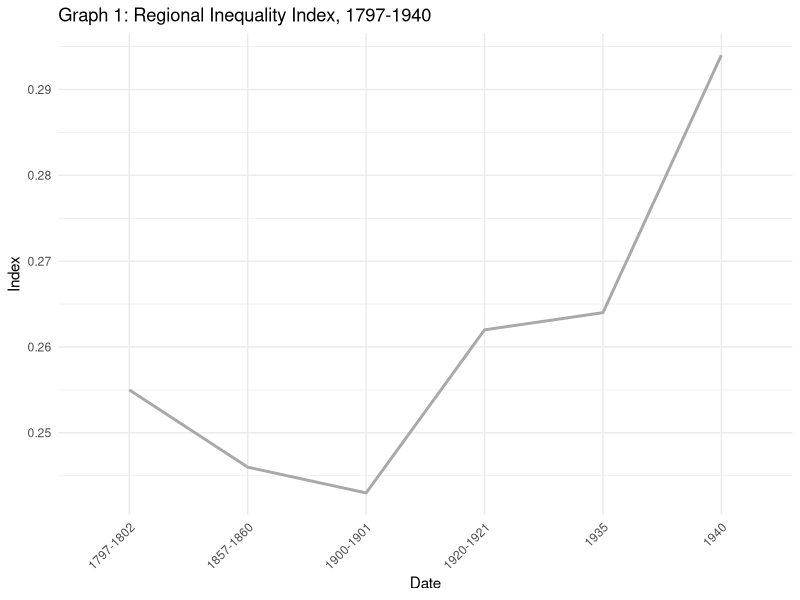
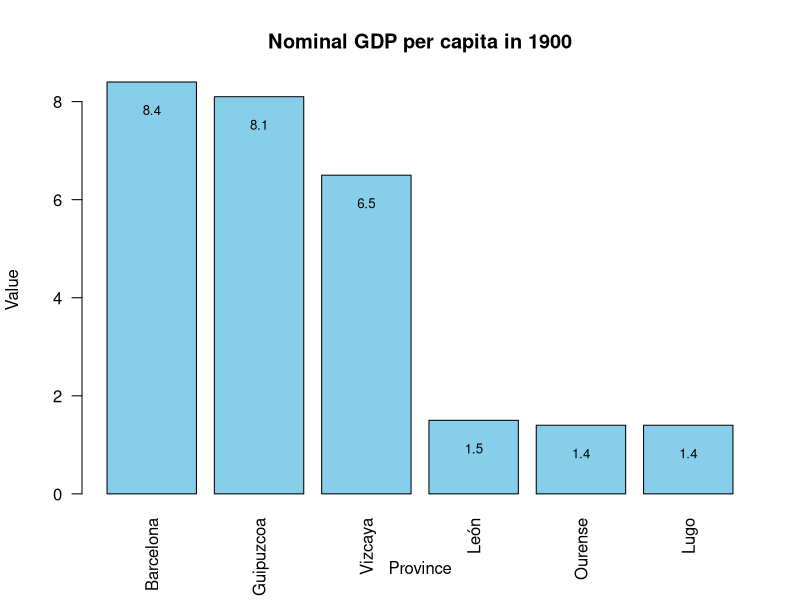

Write R code to recreate these figures, in order.
## ---- chunk 1
library(ggplot2)
años <- c("1797-1802", "1857-1860", "1900-1901", "1920-1921", "1935", "1940")
valores <- c(0.255, 0.246, 0.243, 0.262, 0.264, 0.294)

# Crear el dataframe
df <- data.frame(Años = factor(años), Valores = valores)

# Crear el gráfico de línea
ggplot(df, aes(x = Años, y = Valores, group = 1)) +  # Agregar group = 1 para líneas con variables categóricas
  geom_line(color = "darkgray", linewidth = 1) +  # Gráfico de línea
  labs(title = "Graph 1: Regional Inequality Index, 1797-1940",
       x = "Date",
       y = "Index") +
  theme_minimal() +
  theme(axis.text.x = element_text(angle = 45, hjust = 1))
## ---- chunk 2
ciudades <- c("Barcelona", "Guipuzcoa", "Vizcaya", "León", "Ourense", "Lugo")
valores1 <- c(8.4, 8.1, 6.5, 1.5, 1.4, 1.4)

# Crear el dataframe
df1 <- data.frame(ciudades = ciudades, Valores = valores1)

bp <- barplot(df1$Valores, 
        names.arg = df1$ciudades, 
        col = "skyblue", 
        main = "Nominal GDP per capita in 1900", 
        xlab = "Province", 
        ylab = "Value", 
        las = 2)

# Ajustar los márgenes si es necesario
text(x = bp, y = df1$Valores - 0.3, labels = df1$Valores, pos = 1, cex = 0.8, col = "black")
